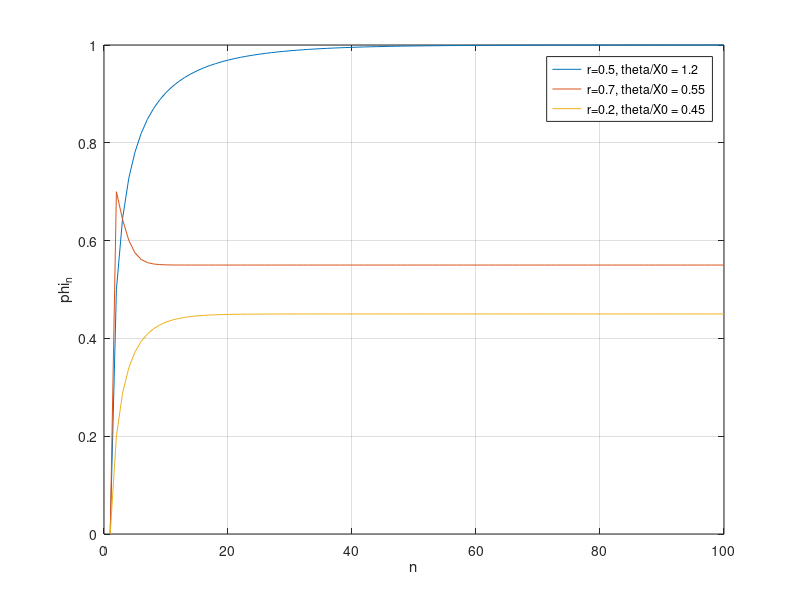

This chart was generated by the following MATLAB code:
r = [0.5,0.7,0.2];
thetaX0 = [1.2, 0.55, 0.45];
N = 100;
phi = zeros(N,3);
for n = 1:(N-1)
    phi(n+1,:) = phi(n,:) + r.*(1- phi(n,:)).*(1-phi(n,:)./thetaX0);
end

stability_cond1 = r < 2./((1./thetaX0)-1) 
stability_cond2 = r < 2./(1-(1./thetaX0))
plot(1:N,phi)
xlabel("n")
ylabel("phi_n")
grid on

legend("r=0.5, theta/X0 = 1.2",...
    "r=0.7, theta/X0 = 0.55",...
    "r=0.2, theta/X0 = 0.45")
